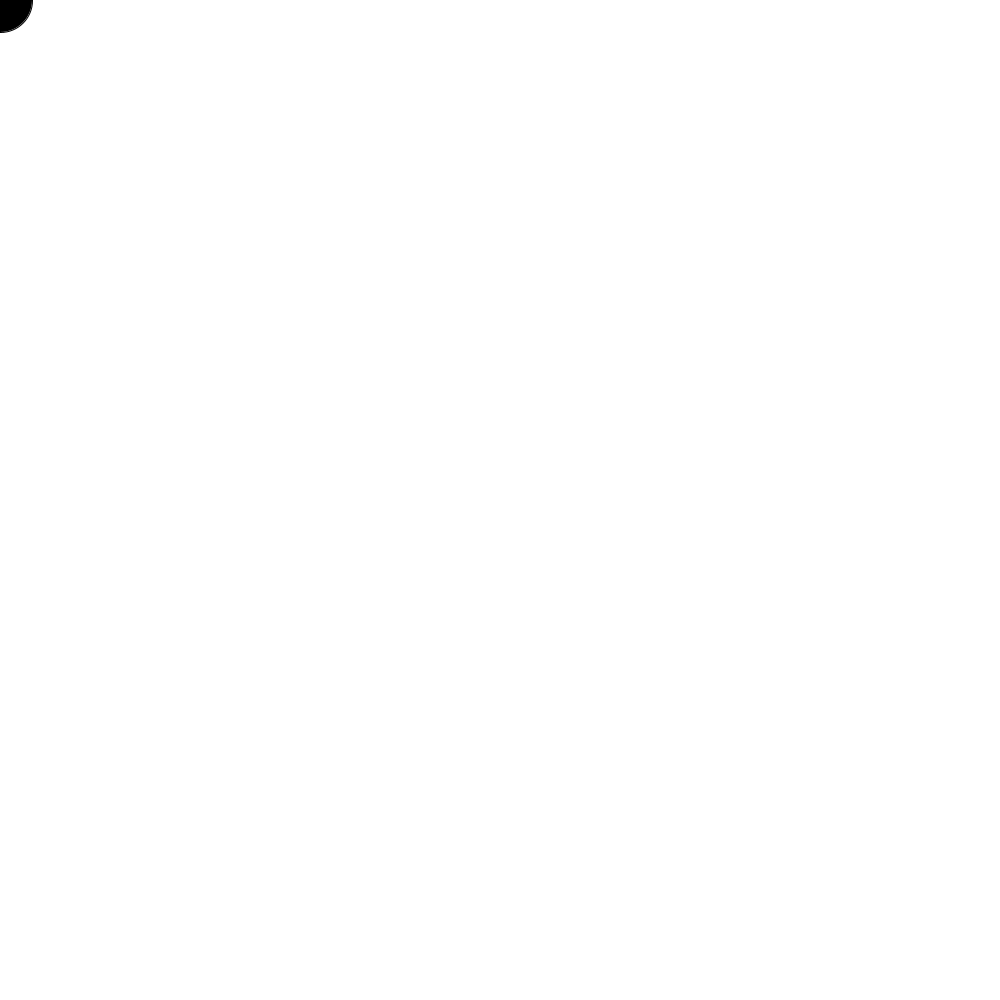
Frame 1 (no input)
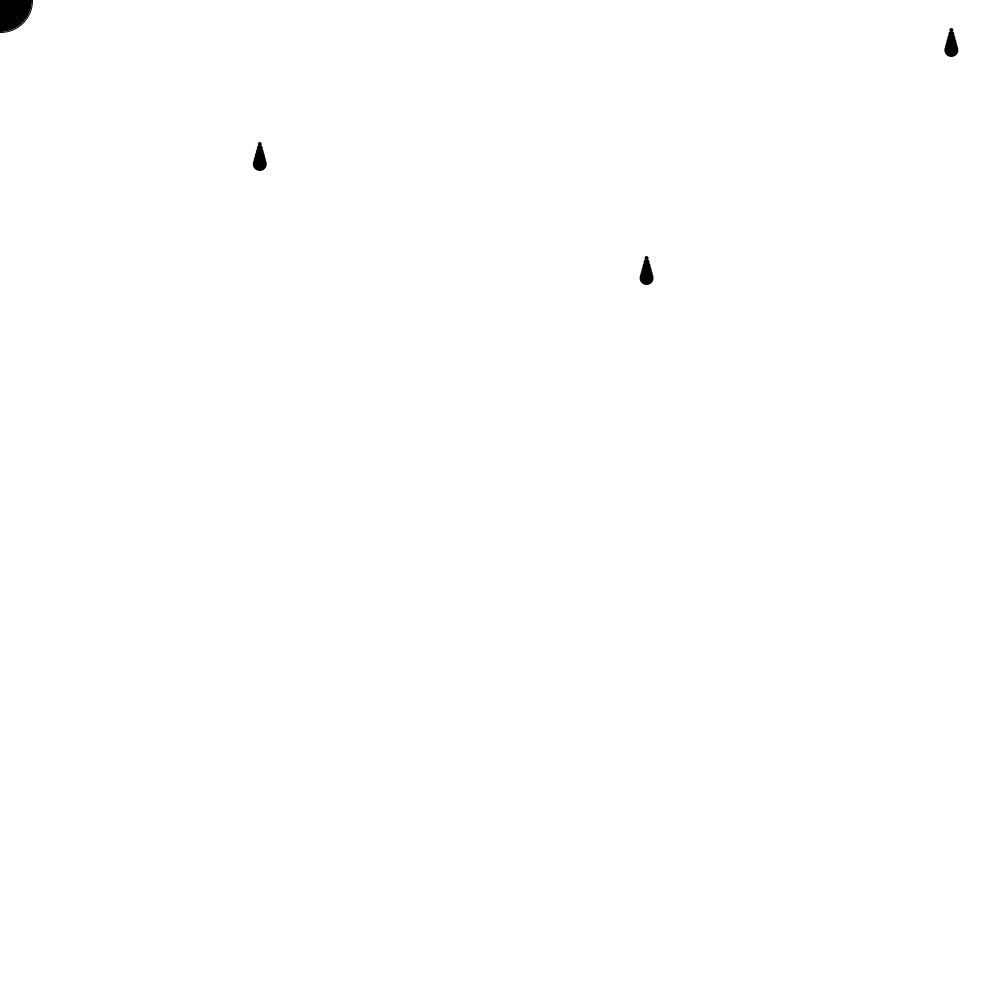
Frame 60 (the mouse pressed at the canvas centre just before this capture)
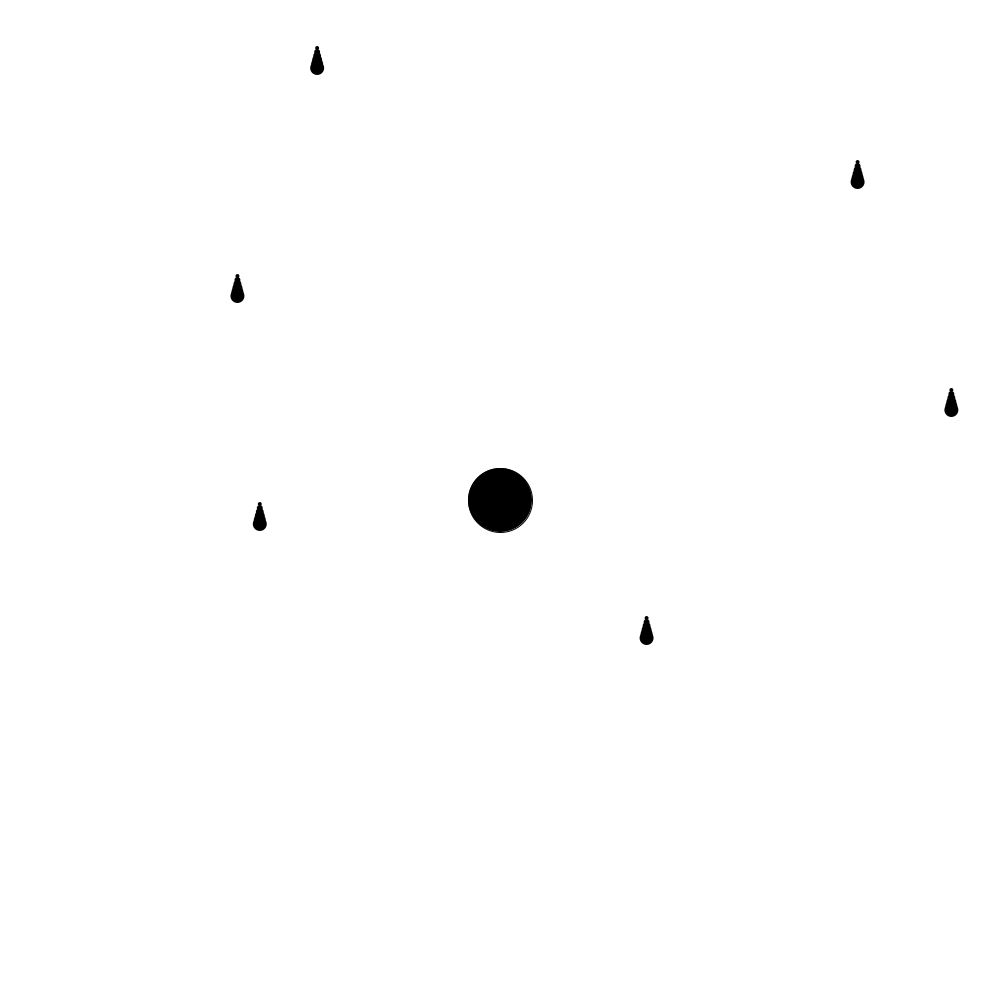
Frame 120 (the mouse held since frame 60 and released just before this capture)

The Processing sketch that drew these frames (run headless with seeded random() and noise(); from frame 60 on, the mouse is pressed at the canvas centre):

// Processing sketch: game
// ── game.pde
Catcher catcher;
Drop[] drops;
Timer timer;
int totalDrops = 0;

void setup(){
  size(1000,1000);
  catcher = new Catcher(32);
  drops = new Drop[1000];
  timer = new Timer(300);
  timer.start();
}

void draw(){
  background(255);
  catcher.setLocation(mouseX,mouseY);
  catcher.display();

//check the timer
if(timer.isFinished()){
  //init one drop
  drops[totalDrops] = new Drop();
  //increment drops below...
  totalDrops++;
  if(totalDrops>=drops.length){
    totalDrops=0;
    //if we hit the end of array, start over
  }
  timer.start();
}

  for(int i=0; i < totalDrops; i++){
    drops[i].move();
    drops[i].display();
    //if statement for intersection
    if(catcher.intersect(drops[i])){
      drops[i].caught();
    }
  }
}
  
// ── catcher.pde
class Catcher {
  float r;//radius
  float x,y; //location
  float col;//color
  
  
  Catcher(float tempR){
    r = tempR;
    col = color(50,10,0); 
    x = 0;
    y = 0;
  }
  void setLocation(float tempX, float tempY){
    x = tempX;
    y = tempY;
  }
  
  void display(){
    stroke(0);
    fill(col);
    ellipse(x,y,r*2,r*2);
  }
  //function for drop /catcher intersection
  //TRUE OR FALSE is it intersecting?
  boolean intersect(Drop d){
    //calculate the distance between catcher and drop
    float distance = dist(x,y,d.x,d.y);
    //compare distance
    if(distance < r+d.r){
      return true;
    } else {
        return false;}
  }
        
}
  
// ── drop.pde
class Drop{
  float x,y;
  float speed;
  float c;
  float r;//size of our drop
  
  Drop(){
    r = 8;
    y = -r*4;
    x = random(width);
    speed = random(6,4);
    c = color(50,150,100);
  }
  void move(){
    y += speed;
  }
  void display(){
    fill(c);
    noStroke();
    for(int i = 2; i<r; i++){
      ellipse(x,y + i*4, i*2, i*2);
    }
  }
  boolean reachedottom(){
    if(y > height + r*4){
      return true;
    } else {
      return false;
    }
  }
  //function for when drop is caught
  void caught(){
    //drop stop or stop drop
    speed = 0;
    //move drop
    y = -1000;
  }
}
// ── timer.pde
class Timer {
 int savedTime;//when timerstarts
 int totalTime;//timer duration
 
 Timer(int tempTotalTime){
   totalTime = tempTotalTime;
 }
 void start(){
   savedTime = millis();
 }
 boolean isFinished(){
   int passedTime = millis()-savedTime;
   if(passedTime>totalTime){
     return true;
   } else {
     return false;
   }
 }
}
